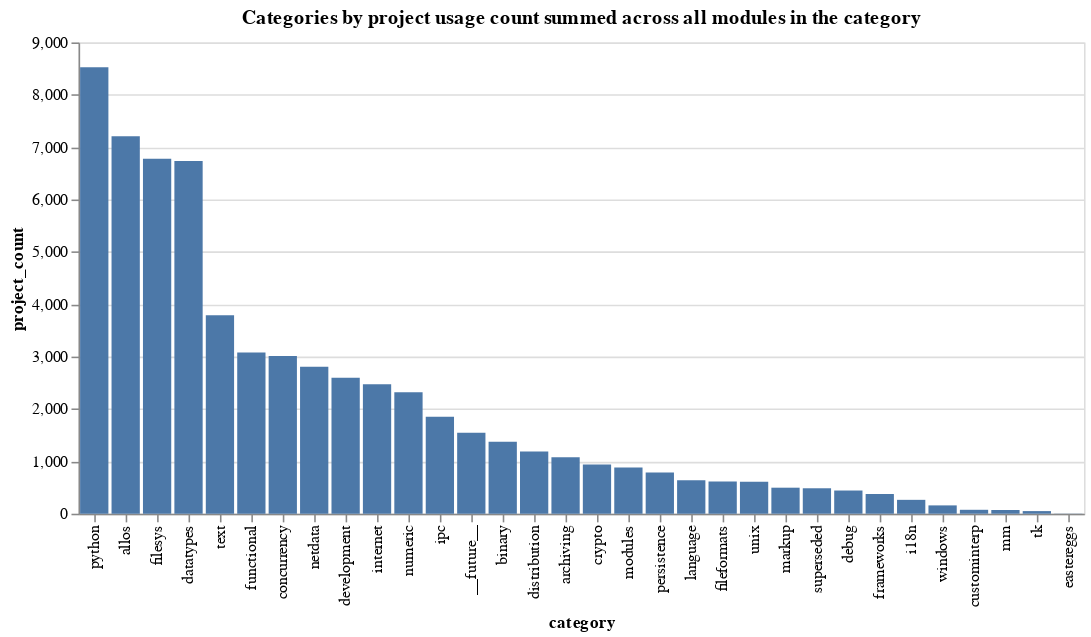

This figure's notebook cell:
### Code cell
import altair as alt

category_project_count = df.groupby("category").sum().reset_index()
category_project_count

alt.Chart(category_project_count).mark_bar().encode(
    alt.X("category:N", sort="-y"),
    alt.Y("project_count:Q"),
    tooltip=["category", "project_count"]
).properties(
    title="Categories by project usage count summed across all modules in the category"
)

### Figure 1 — Vega-Lite specification as saved in the notebook (floating-point values rounded to 4 significant figures)
{"config": {"view": {"continuousWidth": 400, "continuousHeight": 300}}, "data": {"name": "data-b31c668d97fb368a0b06fa6e670b8fb3"}, "mark": "bar", "encoding": {"tooltip": [{"type": "nominal", "field": "category"}, {"type": "quantitative", "field": "project_count"}], "x": {"type": "nominal", "field": "category", "sort": "-y"}, "y": {"type": "quantitative", "field": "project_count"}}, "title": "Categories by project usage count summed across all modules in the category", "$schema": "https://vega.github.io/schema/vega-lite/v4.8.1.json", "datasets": {"data-b31c668d97fb368a0b06fa6e670b8fb3": [{"category": "__future__", "project_count": 1547}, {"category": "allos", "project_count": 7207}, {"category": "archiving", "project_count": 1079}, {"category": "binary", "project_count": 1375}, {"category": "concurrency", "project_count": 3010}, {"category": "crypto", "project_count": 942}, {"category": "custominterp", "project_count": 75}, {"category": "datatypes", "project_count": 6737}, {"category": "debug", "project_count": 443}, {"category": "development", "project_count": 2596}, {"category": "distribution", "project_count": 1186}, {"category": "eastereggs", "project_count": 3}, {"category": "fileformats", "project_count": 614}, {"category": "filesys", "project_count": 6780}, {"category": "frameworks", "project_count": 376}, {"category": "functional", "project_count": 3080}, {"category": "i18n", "project_count": 265}, {"category": "internet", "project_count": 2471}, {"category": "ipc", "project_count": 1850}, {"category": "language", "project_count": 641}, {"category": "markup", "project_count": 497}, {"category": "mm", "project_count": 71}, {"category": "modules", "project_count": 883}, {"category": "netdata", "project_count": 2807}, {"category": "numeric", "project_count": 2318}, {"category": "persistence", "project_count": 787}, {"category": "python", "project_count": 8528}, {"category": "superseded", "project_count": 486}, {"category": "text", "project_count": 3789}, {"category": "tk", "project_count": 50}, {"category": "unix", "project_count": 611}, {"category": "windows", "project_count": 159}]}}
